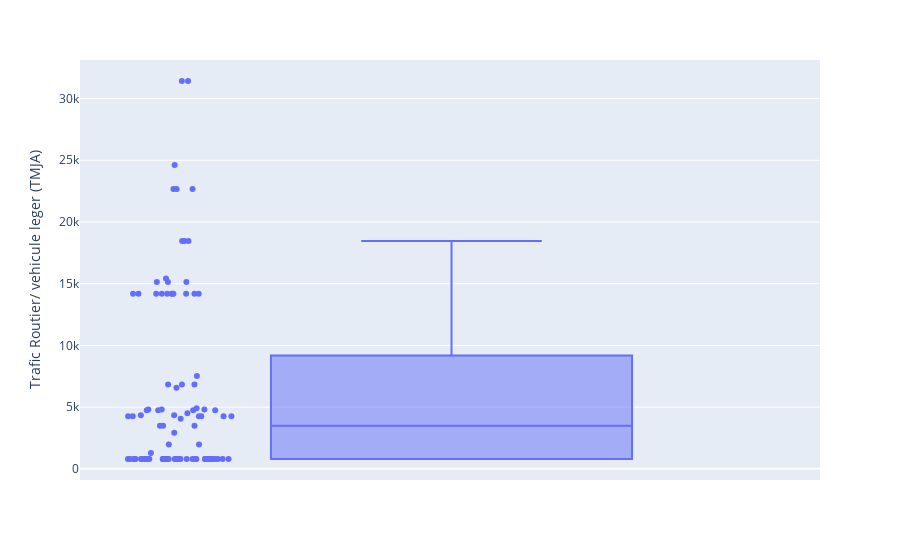
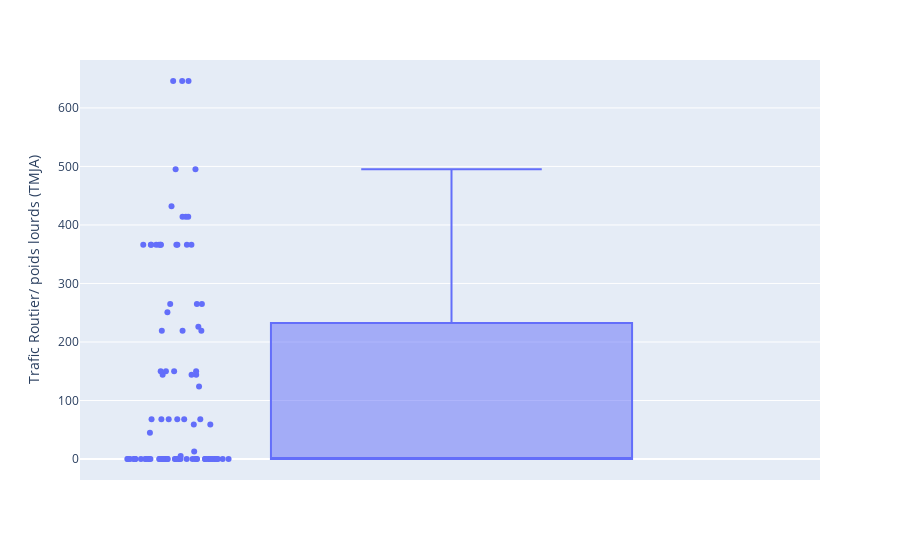
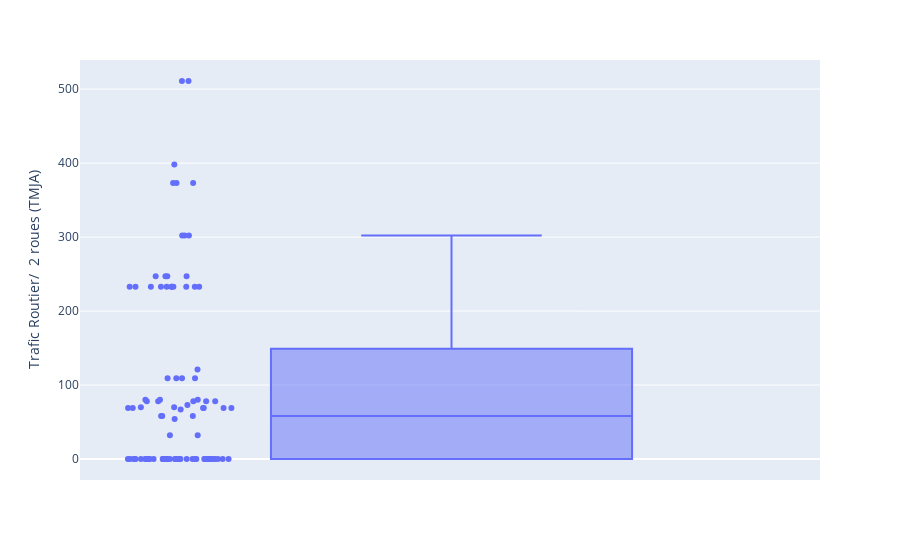
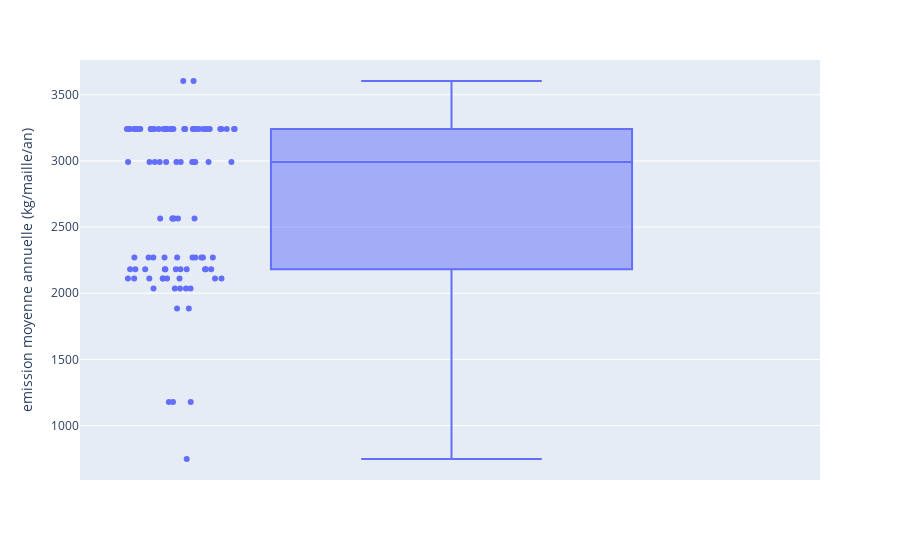

Here is the notebook cell these charts were saved with, in order:
### Markdown cell above
Boîte à moustaches des variables numériques

### Code cell
for name in donnees_numeriques.columns:
    fig = px.box(donnees_numeriques[name], y=name,points="all")
    fig.show()

### Figure 1 — Plotly figure (JSON) as saved in the notebook; plotly's stock layout.template omitted (floating-point values rounded to 4 significant figures)
{"data": [{"alignmentgroup": "True", "boxpoints": "all", "hovertemplate": "Trafic Routier/ vehicule leger (TMJA)=%{y}<extra></extra>", "legendgroup": "", "marker": {"color": "#636efa"}, "name": "", "notched": false, "offsetgroup": "", "orientation": "v", "showlegend": false, "type": "box", "x0": " ", "xaxis": "x", "y": [14185, 14185, 14185, 14185, 14185, 14185, 14185, 18462, 18462, 18462, 800, 800, 800, 800, 800, 800, 800, 15148, 15148, 15148, 4804, 4804, 4804, 4755, 4755, 4755, 4755, 6831, 6831, 6831, 3498, 3498, 3498, 800, 800, 800, 22682, 22682, 22682, 4272, 4272, 4272, 4272, 4272, 4272, 800, 800, 800, 800, 31424, 31424, 800, 800, 800, 800, 800, 800, 4337, 4337, 800, 800, 800, 800, 800, 800, 24627, 2921, 800, 4497, 1277, 800, 800, 800, 800, 800, 800, 800, 800, 800, 800, 14185, 14185, 14185, 14185, 1978, 1978, 15429, 4905, 800, 4062, 6580, 800, 800, 800, 800, 7530, 800], "y0": " ", "yaxis": "y"}], "layout": {"boxmode": "group", "legend": {"tracegroupgap": 0}, "margin": {"t": 60}, "xaxis": {"anchor": "y", "domain": [0, 1]}, "yaxis": {"anchor": "x", "domain": [0, 1], "title": {"text": "Trafic Routier/ vehicule leger (TMJA)"}}}}

### Figure 2 — Plotly figure (JSON) as saved in the notebook; plotly's stock layout.template omitted (floating-point values rounded to 4 significant figures)
{"data": [{"alignmentgroup": "True", "boxpoints": "all", "hovertemplate": "Trafic Routier/ poids lourds (TMJA)=%{y}<extra></extra>", "legendgroup": "", "marker": {"color": "#636efa"}, "name": "", "notched": false, "offsetgroup": "", "orientation": "v", "showlegend": false, "type": "box", "x0": " ", "xaxis": "x", "y": [366, 366, 366, 366, 366, 366, 366, 414, 414, 414, 0, 0, 0, 0, 0, 0, 0, 265, 265, 265, 219, 219, 219, 150, 150, 150, 150, 0, 0, 0, 144, 144, 144, 0, 0, 0, 646, 646, 646, 68, 68, 68, 68, 68, 68, 0, 0, 0, 0, 495, 495, 0, 0, 0, 0, 0, 0, 59, 59, 0, 0, 0, 0, 0, 0, 226, 432, 0, 45, 13, 0, 0, 0, 0, 0, 0, 0, 0, 0, 0, 366, 366, 366, 366, 0, 0, 0, 0, 0, 124, 251, 0, 0, 0, 0, 5, 0], "y0": " ", "yaxis": "y"}], "layout": {"boxmode": "group", "legend": {"tracegroupgap": 0}, "margin": {"t": 60}, "xaxis": {"anchor": "y", "domain": [0, 1]}, "yaxis": {"anchor": "x", "domain": [0, 1], "title": {"text": "Trafic Routier/ poids lourds (TMJA)"}}}}

### Figure 3 — Plotly figure (JSON) as saved in the notebook; plotly's stock layout.template omitted (floating-point values rounded to 4 significant figures)
{"data": [{"alignmentgroup": "True", "boxpoints": "all", "hovertemplate": "Trafic Routier/  2 roues (TMJA)=%{y}<extra></extra>", "legendgroup": "", "marker": {"color": "#636efa"}, "name": "", "notched": false, "offsetgroup": "", "orientation": "v", "showlegend": false, "type": "box", "x0": " ", "xaxis": "x", "y": [233, 233, 233, 233, 233, 233, 233, 302, 302, 302, 0, 0, 0, 0, 0, 0, 0, 247, 247, 247, 80, 80, 80, 78, 78, 78, 78, 109, 109, 109, 58, 58, 58, 0, 0, 0, 373, 373, 373, 69, 69, 69, 69, 69, 69, 0, 0, 0, 0, 511, 511, 0, 0, 0, 0, 0, 0, 70, 70, 0, 0, 0, 0, 0, 0, 398, 54, 0, 73, 0, 0, 0, 0, 0, 0, 0, 0, 0, 0, 0, 233, 233, 233, 233, 32, 32, 247, 78, 0, 67, 109, 0, 0, 0, 0, 121, 0], "y0": " ", "yaxis": "y"}], "layout": {"boxmode": "group", "legend": {"tracegroupgap": 0}, "margin": {"t": 60}, "xaxis": {"anchor": "y", "domain": [0, 1]}, "yaxis": {"anchor": "x", "domain": [0, 1], "title": {"text": "Trafic Routier/  2 roues (TMJA)"}}}}

### Figure 4 — Plotly figure (JSON) as saved in the notebook; plotly's stock layout.template omitted (floating-point values rounded to 4 significant figures)
{"data": [{"alignmentgroup": "True", "boxpoints": "all", "hovertemplate": "emission moyenne annuelle (kg/maille/an)=%{y}<extra></extra>", "legendgroup": "", "marker": {"color": "#636efa"}, "name": "", "notched": false, "offsetgroup": "", "orientation": "v", "showlegend": false, "type": "box", "x0": " ", "xaxis": "x", "y": [3242, 3242, 3242, 3242, 3242, 3242, 3242, 3242, 3242, 3242, 3242, 3242, 3242, 3242, 3242, 3242, 3242, 3242, 3242, 3242, 3242, 3242, 3242, 2182, 2182, 3242, 2182, 3242, 3242, 3242, 2036, 2182, 2182, 2565, 2565, 2565, 2991, 2991, 2991, 2112, 2112, 2112, 2112, 2112, 2112, 2036, 2036, 2112, 2112, 2270, 2270, 2565, 2565, 2991, 3242, 2270, 2270, 2270, 2270, 2036, 2182, 2991, 2270, 1885, 3242, 2991, 2991, 1885, 1178, 747, 2991, 3604, 2182, 3242, 3242, 3242, 2036, 2991, 2270, 2565, 3242, 3242, 3242, 3242, 2182, 2182, 3604, 1178, 2112, 1178, 2182, 2991, 2991, 2991, 2270, 2270, 2182], "y0": " ", "yaxis": "y"}], "layout": {"boxmode": "group", "legend": {"tracegroupgap": 0}, "margin": {"t": 60}, "xaxis": {"anchor": "y", "domain": [0, 1]}, "yaxis": {"anchor": "x", "domain": [0, 1], "title": {"text": "emission moyenne annuelle (kg/maille/an)"}}}}
